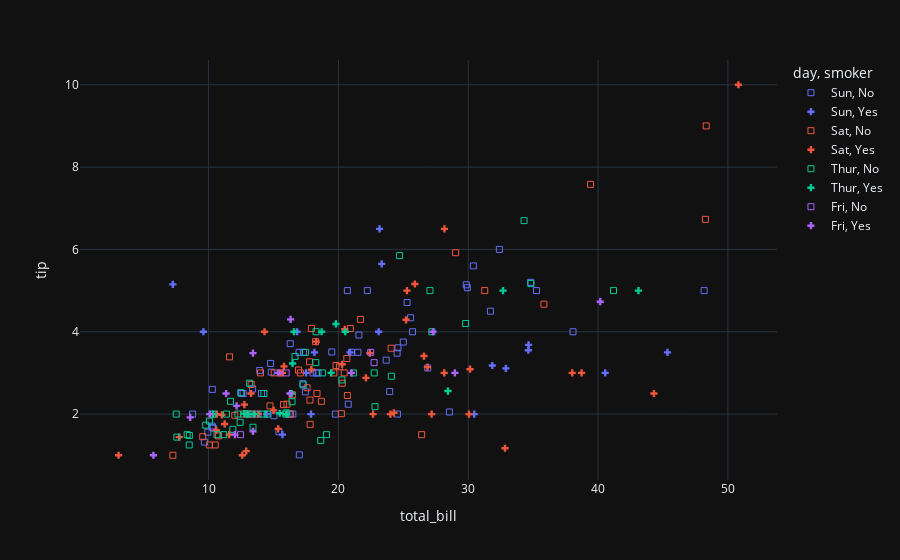

The code cell stored with this chart in its notebook:
### Markdown cell above
## Little bit advance two use combination of two factors as a symbol

### Code cell
scatterplot = px.scatter(
    data_frame=tips,
    x="total_bill",
    y="tip",
    symbol="smoker",
#     symbol_sequence=[3,'square-open'],                        # set marker symbols
    symbol_map={"No": "square-open" ,"Yes":3},  
    color="day",     
#   ----------------------------------------------------------
     template='plotly_dark',
)

pio.show(scatterplot)

### Figure 1 — Plotly figure (JSON) as saved in the notebook; plotly's stock layout.template omitted (floating-point values rounded to 4 significant figures)
{"data": [{"hovertemplate": "day=Sun<br>smoker=No<br>total_bill=%{x}<br>tip=%{y}<extra></extra>", "legendgroup": "Sun, No", "marker": {"color": "#636efa", "symbol": "square-open"}, "mode": "markers", "name": "Sun, No", "orientation": "v", "showlegend": true, "type": "scatter", "x": [16.99, 10.34, 21.01, 23.68, 24.59, 25.29, 8.77, 26.88, 15.04, 14.78, 10.27, 35.26, 15.42, 18.43, 14.83, 21.58, 10.33, 16.29, 16.97, 17.46, 13.94, 9.68, 30.4, 18.29, 22.23, 32.4, 28.55, 18.04, 12.54, 10.29, 34.81, 9.94, 25.56, 19.49, 38.07, 23.95, 25.71, 17.31, 29.93, 14.07, 13.13, 17.26, 24.55, 19.77, 29.85, 48.17, 25, 13.39, 16.49, 21.5, 12.66, 16.21, 13.81, 24.52, 20.76, 31.71, 20.69], "xaxis": "x", "y": [1.01, 1.66, 3.5, 3.31, 3.61, 4.71, 2, 3.12, 1.96, 3.23, 1.71, 5, 1.57, 3, 3.02, 3.92, 1.67, 3.71, 3.5, 2.54, 3.06, 1.32, 5.6, 3, 5, 6, 2.05, 3, 2.5, 2.6, 5.2, 1.56, 4.34, 3.51, 4, 2.55, 4, 3.5, 5.07, 2.5, 2, 2.74, 2, 2, 5.14, 5, 3.75, 2.61, 2, 3.5, 2.5, 2, 2, 3.48, 2.24, 4.5, 5], "yaxis": "y"}, {"hovertemplate": "day=Sun<br>smoker=Yes<br>total_bill=%{x}<br>tip=%{y}<extra></extra>", "legendgroup": "Sun, Yes", "marker": {"color": "#636efa", "symbol": 3}, "mode": "markers", "name": "Sun, Yes", "orientation": "v", "showlegend": true, "type": "scatter", "x": [17.51, 7.25, 31.85, 16.82, 32.9, 17.89, 14.48, 9.6, 34.63, 34.65, 23.33, 45.35, 23.17, 40.55, 20.9, 30.46, 18.15, 23.1, 15.69], "xaxis": "x", "y": [3, 5.15, 3.18, 4, 3.11, 2, 2, 4, 3.55, 3.68, 5.65, 3.5, 6.5, 3, 3.5, 2, 3.5, 4, 1.5], "yaxis": "y"}, {"hovertemplate": "day=Sat<br>smoker=No<br>total_bill=%{x}<br>tip=%{y}<extra></extra>", "legendgroup": "Sat, No", "marker": {"color": "#EF553B", "symbol": "square-open"}, "mode": "markers", "name": "Sat, No", "orientation": "v", "showlegend": true, "type": "scatter", "x": [20.65, 17.92, 20.29, 15.77, 39.42, 19.82, 17.81, 13.37, 12.69, 21.7, 19.65, 9.55, 18.35, 15.06, 20.69, 17.78, 24.06, 16.31, 16.93, 18.69, 31.27, 16.04, 26.41, 48.27, 17.59, 20.08, 16.45, 20.23, 12.02, 17.07, 14.73, 10.51, 20.92, 18.24, 14, 7.25, 48.33, 20.45, 13.28, 11.61, 10.77, 10.07, 35.83, 29.03, 17.82], "xaxis": "x", "y": [3.35, 4.08, 2.75, 2.23, 7.58, 3.18, 2.34, 2, 2, 4.3, 3, 1.45, 2.5, 3, 2.45, 3.27, 3.6, 2, 3.07, 2.31, 5, 2.24, 1.5, 6.73, 2.64, 3.15, 2.47, 2.01, 1.97, 3, 2.2, 1.25, 4.08, 3.76, 3, 1, 9, 3, 2.72, 3.39, 1.47, 1.25, 4.67, 5.92, 1.75], "yaxis": "y"}, {"hovertemplate": "day=Sat<br>smoker=Yes<br>total_bill=%{x}<br>tip=%{y}<extra></extra>", "legendgroup": "Sat, Yes", "marker": {"color": "#EF553B", "symbol": 3}, "mode": "markers", "name": "Sat, Yes", "orientation": "v", "showlegend": true, "type": "scatter", "x": [38.01, 11.24, 20.29, 13.81, 11.02, 18.29, 3.07, 15.01, 26.86, 25.28, 17.92, 44.3, 22.42, 15.36, 20.49, 25.21, 14.31, 10.59, 10.63, 50.81, 15.81, 26.59, 38.73, 24.27, 12.76, 30.06, 25.89, 13.27, 28.17, 12.9, 28.15, 11.59, 7.74, 30.14, 22.12, 24.01, 15.69, 15.53, 12.6, 32.83, 27.18, 22.67], "xaxis": "x", "y": [3, 1.76, 3.21, 2, 1.98, 3.76, 1, 2.09, 3.14, 5, 3.08, 2.5, 3.48, 1.64, 4.06, 4.29, 4, 1.61, 2, 10, 3.16, 3.41, 3, 2.03, 2.23, 2, 5.16, 2.5, 6.5, 1.1, 3, 1.5, 1.44, 3.09, 2.88, 2, 3, 3, 1, 1.17, 2, 2], "yaxis": "y"}, {"hovertemplate": "day=Thur<br>smoker=No<br>total_bill=%{x}<br>tip=%{y}<extra></extra>", "legendgroup": "Thur, No", "marker": {"color": "#00cc96", "symbol": "square-open"}, "mode": "markers", "name": "Thur, No", "orientation": "v", "showlegend": true, "type": "scatter", "x": [27.2, 22.76, 17.29, 16.66, 10.07, 15.98, 34.83, 13.03, 18.28, 24.71, 21.16, 10.65, 12.43, 24.08, 11.69, 13.42, 14.26, 15.95, 12.48, 29.8, 8.52, 14.52, 11.38, 22.82, 19.08, 20.27, 11.17, 12.26, 18.26, 8.51, 10.33, 14.15, 13.16, 17.47, 34.3, 41.19, 27.05, 16.43, 8.35, 18.64, 11.87, 9.78, 7.51, 7.56, 18.78], "xaxis": "x", "y": [4, 3, 2.71, 3.4, 1.83, 2.03, 5.17, 2, 4, 5.85, 3, 1.5, 1.8, 2.92, 2.31, 1.68, 2.5, 2, 2.52, 4.2, 1.48, 2, 2, 2.18, 1.5, 2.83, 1.5, 2, 3.25, 1.25, 2, 2, 2.75, 3.5, 6.7, 5, 5, 2.3, 1.5, 1.36, 1.63, 1.73, 2, 1.44, 3], "yaxis": "y"}, {"hovertemplate": "day=Thur<br>smoker=Yes<br>total_bill=%{x}<br>tip=%{y}<extra></extra>", "legendgroup": "Thur, Yes", "marker": {"color": "#00cc96", "symbol": 3}, "mode": "markers", "name": "Thur, Yes", "orientation": "v", "showlegend": true, "type": "scatter", "x": [19.44, 32.68, 16, 19.81, 28.44, 15.48, 16.58, 10.34, 43.11, 13, 13.51, 18.71, 12.74, 13, 16.4, 20.53, 16.47], "xaxis": "x", "y": [3, 5, 2, 4.19, 2.56, 2.02, 4, 2, 5, 2, 2, 4, 2.01, 2, 2.5, 4, 3.23], "yaxis": "y"}, {"hovertemplate": "day=Fri<br>smoker=No<br>total_bill=%{x}<br>tip=%{y}<extra></extra>", "legendgroup": "Fri, No", "marker": {"color": "#ab63fa", "symbol": "square-open"}, "mode": "markers", "name": "Fri, No", "orientation": "v", "showlegend": true, "type": "scatter", "x": [22.49, 22.75, 12.46, 15.98], "xaxis": "x", "y": [3.5, 3.25, 1.5, 3], "yaxis": "y"}, {"hovertemplate": "day=Fri<br>smoker=Yes<br>total_bill=%{x}<br>tip=%{y}<extra></extra>", "legendgroup": "Fri, Yes", "marker": {"color": "#ab63fa", "symbol": 3}, "mode": "markers", "name": "Fri, Yes", "orientation": "v", "showlegend": true, "type": "scatter", "x": [28.97, 5.75, 16.32, 40.17, 27.28, 12.03, 21.01, 11.35, 15.38, 12.16, 13.42, 8.58, 13.42, 16.27, 10.09], "xaxis": "x", "y": [3, 1, 4.3, 4.73, 4, 1.5, 3, 2.5, 3, 2.2, 3.48, 1.92, 1.58, 2.5, 2], "yaxis": "y"}], "layout": {"autosize": true, "legend": {"title": {"text": "day, smoker"}, "tracegroupgap": 0}, "margin": {"t": 60}, "xaxis": {"anchor": "y", "autorange": true, "domain": [0, 1], "range": [-0.2983, 54.18], "title": {"text": "total_bill"}, "type": "linear"}, "yaxis": {"anchor": "x", "autorange": true, "domain": [0, 1], "range": [0.3619, 10.64], "title": {"text": "tip"}, "type": "linear"}}}
